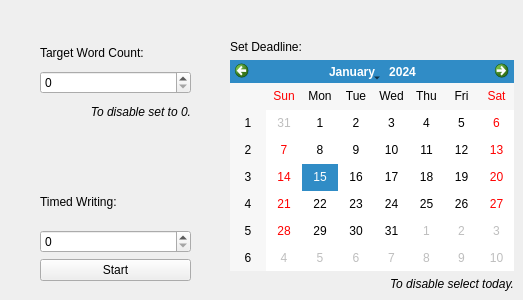
     <widget class="QWidget" name="tab_3">
      <attribute name="title">
       <string>Targets</string>
      </attribute>
      <widget class="QWidget" name="verticalLayoutWidget">
       <property name="geometry">
        <rect>
         <x>40</x>
         <y>40</y>
         <width>151</width>
         <height>84</height>
        </rect>
       </property>
       <layout class="QVBoxLayout">
        <item>
         <layout class="QHBoxLayout">
          <item>
           <widget class="QLabel" name="label_2">
            <property name="text">
             <string>Target Word Count:</string>
            </property>
           </widget>
          </item>
         </layout>
        </item>
        <item>
         <layout class="QHBoxLayout">
          <item>
           <widget class="QSpinBox" name="wordCountSpinBox">
            <property name="maximum">
             <number>200000</number>
            </property>
            <property name="singleStep">
             <number>50</number>
            </property>
           </widget>
          </item>
         </layout>
        </item>
        <item>
         <layout class="QHBoxLayout">
          <item>
           <widget class="QLabel" name="label_3">
            <property name="font">
             <font>
              <italic>true</italic>
             </font>
            </property>
            <property name="text">
             <string>To disable set to 0.</string>
            </property>
            <property name="alignment">
             <set>Qt::AlignRight|Qt::AlignTrailing|Qt::AlignVCenter</set>
            </property>
           </widget>
          </item>
         </layout>
        </item>
       </layout>
      </widget>
      <widget class="QWidget" name="verticalLayoutWidget_2">
       <property name="geometry">
        <rect>
         <x>230</x>
         <y>40</y>
         <width>284</width>
         <height>251</height>
        </rect>
       </property>
       <layout class="QVBoxLayout">
        <item>
         <layout class="QHBoxLayout">
          <item>
           <widget class="QLabel" name="label_4">
            <property name="text">
             <string>Set Deadline:</string>
            </property>
           </widget>
          </item>
         </layout>
        </item>
        <item>
         <layout class="QHBoxLayout">
          <item>
           <widget class="QCalendarWidget" name="calendarWidget">
            <property name="locale">
             <locale language="English" country="UnitedStates"/>
            </property>
           </widget>
          </item>
         </layout>
        </item>
        <item>
         <layout class="QHBoxLayout">
          <item>
           <widget class="QLabel" name="label_5">
            <property name="font">
             <font>
              <italic>true</italic>
             </font>
            </property>
            <property name="text">
             <string>To disable select today.</string>
            </property>
            <property name="alignment">
             <set>Qt::AlignRight|Qt::AlignTrailing|Qt::AlignVCenter</set>
            </property>
           </widget>
          </item>
         </layout>
        </item>
       </layout>
      </widget>
      <widget class="QWidget" name="verticalLayoutWidget_3">
       <property name="geometry">
        <rect>
         <x>40</x>
         <y>180</y>
         <width>151</width>
         <height>101</height>
        </rect>
       </property>
       <layout class="QVBoxLayout">
        <item>
         <layout class="QHBoxLayout">
          <item>
           <widget class="QLabel" name="label_7">
            <property name="text">
             <string>Timed Writing:</string>
            </property>
           </widget>
          </item>
         </layout>
        </item>
        <item>
         <layout class="QHBoxLayout">
          <item>
           <widget class="QSpinBox" name="spinBox">
            <property name="maximum">
             <number>30</number>
            </property>
           </widget>
          </item>
         </layout>
        </item>
        <item>
         <widget class="QPushButton" name="pushButton">
          <property name="text">
           <string>Start</string>
          </property>
         </widget>
        </item>
       </layout>
      </widget>
     </widget>
